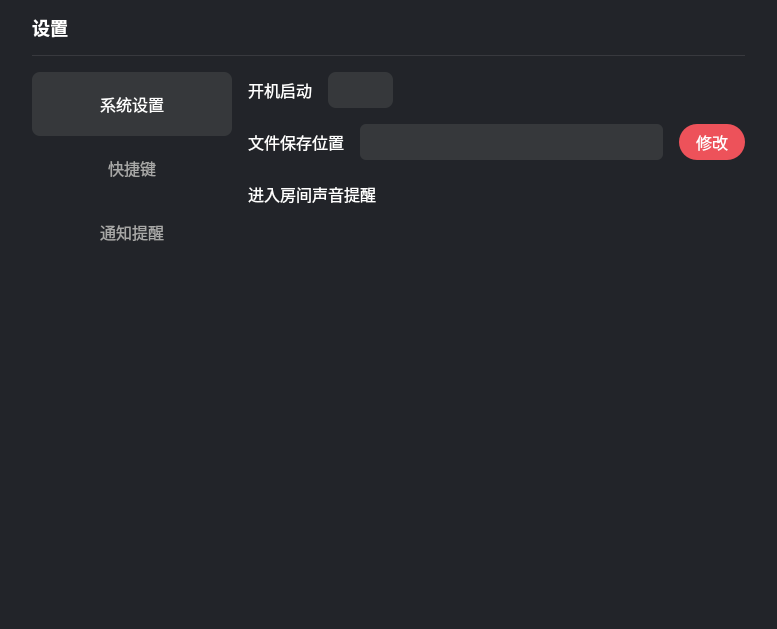
<?xml version="1.0" encoding="UTF-8"?>
<ui version="4.0">
 <class>SetTingPage</class>
 <widget class="QDialog" name="SetTingPage">
  <property name="geometry">
   <rect>
    <x>0</x>
    <y>0</y>
    <width>777</width>
    <height>629</height>
   </rect>
  </property>
  <property name="windowTitle">
   <string>Dialog</string>
  </property>
  <property name="styleSheet">
   <string notr="true">background: #222429;
border-radius: 12px;</string>
  </property>
  <layout class="QVBoxLayout" name="verticalLayout">
   <property name="spacing">
    <number>0</number>
   </property>
   <property name="leftMargin">
    <number>0</number>
   </property>
   <property name="topMargin">
    <number>0</number>
   </property>
   <property name="rightMargin">
    <number>0</number>
   </property>
   <property name="bottomMargin">
    <number>0</number>
   </property>
   <item>
    <widget class="QWidget" name="widget" native="true">
     <layout class="QVBoxLayout" name="verticalLayout_2">
      <property name="spacing">
       <number>16</number>
      </property>
      <property name="leftMargin">
       <number>32</number>
      </property>
      <property name="topMargin">
       <number>0</number>
      </property>
      <property name="rightMargin">
       <number>32</number>
      </property>
      <property name="bottomMargin">
       <number>0</number>
      </property>
      <item>
       <widget class="QWidget" name="widget_45" native="true">
        <property name="minimumSize">
         <size>
          <width>0</width>
          <height>56</height>
         </size>
        </property>
        <property name="maximumSize">
         <size>
          <width>16777215</width>
          <height>56</height>
         </size>
        </property>
        <property name="styleSheet">
         <string notr="true">QWidget
{
	border-top-right-radius: 20px;
border-bottom-right-radius: 0px;
border-top-left-radius: 20px;
border-bottom-left-radius: 0px;
    border-bottom: 1px solid rgba(255,255,255,0.1);
}


QPushButton {
     border:none;

font-family: &quot;微软雅黑&quot;;
font-weight: 500;
font-size: 18px;
color: rgba(255, 255, 255, 0.5);
line-height: 25px;   
}

QPushButton:checked {
   border:none;

font-family: &quot;微软雅黑&quot;;
font-weight: 500;
font-size: 18px;
color: #ffffff;
line-height: 25px;   
}

</string>
        </property>
        <layout class="QHBoxLayout" name="horizontalLayout_30">
         <property name="spacing">
          <number>24</number>
         </property>
         <property name="leftMargin">
          <number>0</number>
         </property>
         <property name="topMargin">
          <number>0</number>
         </property>
         <property name="rightMargin">
          <number>16</number>
         </property>
         <property name="bottomMargin">
          <number>1</number>
         </property>
         <item>
          <widget class="QPushButton" name="onlineBtn">
           <property name="text">
            <string>设置</string>
           </property>
           <property name="checkable">
            <bool>true</bool>
           </property>
           <property name="checked">
            <bool>true</bool>
           </property>
          </widget>
         </item>
         <item>
          <spacer name="horizontalSpacer_13">
           <property name="orientation">
            <enum>Qt::Horizontal</enum>
           </property>
           <property name="sizeHint" stdset="0">
            <size>
             <width>40</width>
             <height>20</height>
            </size>
           </property>
          </spacer>
         </item>
         <item>
          <widget class="QPushButton" name="closeBtn">
           <property name="minimumSize">
            <size>
             <width>24</width>
             <height>24</height>
            </size>
           </property>
           <property name="maximumSize">
            <size>
             <width>24</width>
             <height>24</height>
            </size>
           </property>
           <property name="styleSheet">
            <string notr="true">QPushButton{	
border:none;
}
QPushButton::hover{
border:none;
background:#3E3E3E;
}
QPushButton::checked {
border:none;
}

</string>
           </property>
           <property name="text">
            <string/>
           </property>
           <property name="icon">
            <iconset resource="../res.qrc">
             <normaloff>:/images/login_close_n.png</normaloff>:/images/login_close_n.png</iconset>
           </property>
           <property name="iconSize">
            <size>
             <width>28</width>
             <height>28</height>
            </size>
           </property>
          </widget>
         </item>
        </layout>
       </widget>
      </item>
      <item>
       <widget class="QWidget" name="widget_2" native="true">
        <layout class="QHBoxLayout" name="horizontalLayout">
         <property name="spacing">
          <number>16</number>
         </property>
         <property name="leftMargin">
          <number>0</number>
         </property>
         <property name="topMargin">
          <number>0</number>
         </property>
         <property name="rightMargin">
          <number>0</number>
         </property>
         <property name="bottomMargin">
          <number>0</number>
         </property>
         <item>
          <widget class="QWidget" name="widget_3" native="true">
           <property name="minimumSize">
            <size>
             <width>200</width>
             <height>0</height>
            </size>
           </property>
           <property name="styleSheet">
            <string notr="true">QPushButton {
border:none;
font-family: &quot;微软雅黑&quot;;
font-size: 16px;
color: #A8A8A7;
}

QPushButton:checked {
background: #36383B;
border-radius: 8px;
border:none;
font-family: &quot;微软雅黑&quot;;
font-size: 16px;
color: #ffffff;
}

QPushButton:hover {
background: #36383B;
border-radius: 8px;
border:none;
font-family: &quot;微软雅黑&quot;;
font-size: 16px;
color: #ffffff;
}
</string>
           </property>
           <layout class="QVBoxLayout" name="verticalLayout_3">
            <property name="spacing">
             <number>0</number>
            </property>
            <property name="leftMargin">
             <number>0</number>
            </property>
            <property name="topMargin">
             <number>0</number>
            </property>
            <property name="rightMargin">
             <number>0</number>
            </property>
            <property name="bottomMargin">
             <number>0</number>
            </property>
            <item>
             <widget class="QPushButton" name="button1_1">
              <property name="minimumSize">
               <size>
                <width>200</width>
                <height>64</height>
               </size>
              </property>
              <property name="text">
               <string>系统设置</string>
              </property>
              <property name="checkable">
               <bool>true</bool>
              </property>
              <property name="checked">
               <bool>true</bool>
              </property>
              <attribute name="buttonGroup">
               <string notr="true">buttonGroup</string>
              </attribute>
             </widget>
            </item>
            <item>
             <widget class="QPushButton" name="button1_3">
              <property name="minimumSize">
               <size>
                <width>200</width>
                <height>64</height>
               </size>
              </property>
              <property name="text">
               <string>快捷键</string>
              </property>
              <property name="checkable">
               <bool>true</bool>
              </property>
              <property name="checked">
               <bool>false</bool>
              </property>
              <attribute name="buttonGroup">
               <string notr="true">buttonGroup</string>
              </attribute>
             </widget>
            </item>
            <item>
             <widget class="QPushButton" name="button1_2">
              <property name="minimumSize">
               <size>
                <width>200</width>
                <height>64</height>
               </size>
              </property>
              <property name="text">
               <string>通知提醒</string>
              </property>
              <property name="checkable">
               <bool>true</bool>
              </property>
              <property name="checked">
               <bool>false</bool>
              </property>
              <attribute name="buttonGroup">
               <string notr="true">buttonGroup</string>
              </attribute>
             </widget>
            </item>
            <item>
             <spacer name="verticalSpacer">
              <property name="orientation">
               <enum>Qt::Vertical</enum>
              </property>
              <property name="sizeHint" stdset="0">
               <size>
                <width>20</width>
                <height>448</height>
               </size>
              </property>
             </spacer>
            </item>
           </layout>
          </widget>
         </item>
         <item>
          <widget class="QStackedWidget" name="stackedWidget">
           <widget class="QWidget" name="page">
            <layout class="QVBoxLayout" name="verticalLayout_4">
             <property name="spacing">
              <number>16</number>
             </property>
             <property name="leftMargin">
              <number>0</number>
             </property>
             <property name="topMargin">
              <number>0</number>
             </property>
             <property name="rightMargin">
              <number>0</number>
             </property>
             <property name="bottomMargin">
              <number>0</number>
             </property>
             <item>
              <widget class="QWidget" name="widget_4" native="true">
               <property name="minimumSize">
                <size>
                 <width>0</width>
                 <height>36</height>
                </size>
               </property>
               <property name="maximumSize">
                <size>
                 <width>16777215</width>
                 <height>36</height>
                </size>
               </property>
               <layout class="QHBoxLayout" name="horizontalLayout_2">
                <property name="spacing">
                 <number>16</number>
                </property>
                <property name="leftMargin">
                 <number>0</number>
                </property>
                <property name="topMargin">
                 <number>0</number>
                </property>
                <property name="rightMargin">
                 <number>20</number>
                </property>
                <property name="bottomMargin">
                 <number>0</number>
                </property>
                <item>
                 <widget class="QLabel" name="label">
                  <property name="styleSheet">
                   <string notr="true">font-family: &quot;微软雅黑&quot;;
font-size: 16px;
color: #ffffff;</string>
                  </property>
                  <property name="text">
                   <string>开机启动</string>
                  </property>
                 </widget>
                </item>
                <item>
                 <widget class="QPushButton" name="pushButton">
                  <property name="minimumSize">
                   <size>
                    <width>65</width>
                    <height>36</height>
                   </size>
                  </property>
                  <property name="maximumSize">
                   <size>
                    <width>65</width>
                    <height>36</height>
                   </size>
                  </property>
                  <property name="styleSheet">
                   <string notr="true">QPushButton {
border:none;
font-family: &quot;微软雅黑&quot;;
font-size: 16px;
color: #A8A8A7;
background-image: url(:/images/icon_关.png);
}

QPushButton:checked {
background: #36383B;
border-radius: 8px;
border:none;
font-family: &quot;微软雅黑&quot;;
font-size: 16px;
color: #ffffff;
background-image: url(:/images/icon_开.png);
}</string>
                  </property>
                  <property name="text">
                   <string/>
                  </property>
                  <property name="checkable">
                   <bool>true</bool>
                  </property>
                  <property name="checked">
                   <bool>true</bool>
                  </property>
                 </widget>
                </item>
                <item>
                 <spacer name="horizontalSpacer">
                  <property name="orientation">
                   <enum>Qt::Horizontal</enum>
                  </property>
                  <property name="sizeHint" stdset="0">
                   <size>
                    <width>40</width>
                    <height>20</height>
                   </size>
                  </property>
                 </spacer>
                </item>
               </layout>
              </widget>
             </item>
             <item>
              <widget class="QWidget" name="widget_5" native="true">
               <property name="minimumSize">
                <size>
                 <width>0</width>
                 <height>36</height>
                </size>
               </property>
               <property name="maximumSize">
                <size>
                 <width>16777215</width>
                 <height>36</height>
                </size>
               </property>
               <layout class="QHBoxLayout" name="horizontalLayout_3">
                <property name="spacing">
                 <number>16</number>
                </property>
                <property name="leftMargin">
                 <number>0</number>
                </property>
                <property name="topMargin">
                 <number>0</number>
                </property>
                <property name="rightMargin">
                 <number>0</number>
                </property>
                <property name="bottomMargin">
                 <number>0</number>
                </property>
                <item>
                 <widget class="QLabel" name="label_2">
                  <property name="styleSheet">
                   <string notr="true">font-family: &quot;微软雅黑&quot;;
font-size: 16px;
color: #ffffff;</string>
                  </property>
                  <property name="text">
                   <string>文件保存位置</string>
                  </property>
                 </widget>
                </item>
                <item>
                 <widget class="QLabel" name="directory">
                  <property name="minimumSize">
                   <size>
                    <width>303</width>
                    <height>36</height>
                   </size>
                  </property>
                  <property name="styleSheet">
                   <string notr="true">background: #36383B;
border-radius: 6px;
font-family: &quot;微软雅黑&quot;;
font-size: 16px;
color: #ffffff;
padding-left: 12px;</string>
                  </property>
                  <property name="text">
                   <string/>
                  </property>
                 </widget>
                </item>
                <item>
                 <widget class="QPushButton" name="pushButton_2">
                  <property name="minimumSize">
                   <size>
                    <width>66</width>
                    <height>36</height>
                   </size>
                  </property>
                  <property name="maximumSize">
                   <size>
                    <width>66</width>
                    <height>36</height>
                   </size>
                  </property>
                  <property name="styleSheet">
                   <string notr="true">background: #ED525A;
border-radius: 18px;
font-family: &quot;微软雅黑&quot;;
font-size: 16px;
color: #ffffff;</string>
                  </property>
                  <property name="text">
                   <string>修改</string>
                  </property>
                 </widget>
                </item>
               </layout>
              </widget>
             </item>
             <item>
              <widget class="QWidget" name="widget_6" native="true">
               <property name="minimumSize">
                <size>
                 <width>0</width>
                 <height>36</height>
                </size>
               </property>
               <property name="maximumSize">
                <size>
                 <width>16777215</width>
                 <height>36</height>
                </size>
               </property>
               <layout class="QHBoxLayout" name="horizontalLayout_4">
                <property name="spacing">
                 <number>16</number>
                </property>
                <property name="leftMargin">
                 <number>0</number>
                </property>
                <property name="topMargin">
                 <number>0</number>
                </property>
                <property name="rightMargin">
                 <number>20</number>
                </property>
                <property name="bottomMargin">
                 <number>0</number>
                </property>
                <item>
                 <widget class="QLabel" name="label_3">
                  <property name="styleSheet">
                   <string notr="true">font-family: &quot;微软雅黑&quot;;
font-size: 16px;
color: #ffffff;</string>
                  </property>
                  <property name="text">
                   <string>进入房间声音提醒</string>
                  </property>
                 </widget>
                </item>
                <item>
                 <widget class="QPushButton" name="audioMsg">
                  <property name="minimumSize">
                   <size>
                    <width>65</width>
                    <height>36</height>
                   </size>
                  </property>
                  <property name="maximumSize">
                   <size>
                    <width>65</width>
                    <height>36</height>
                   </size>
                  </property>
                  <property name="styleSheet">
                   <string notr="true">QPushButton {
border:none;
font-family: &quot;微软雅黑&quot;;
font-size: 16px;
color: #A8A8A7;
background-image: url(:/images/icon_关.png);
}

QPushButton:checked {
background: #36383B;
border-radius: 8px;
border:none;
font-family: &quot;微软雅黑&quot;;
font-size: 16px;
color: #ffffff;
background-image: url(:/images/icon_开.png);
}</string>
                  </property>
                  <property name="text">
                   <string/>
                  </property>
                  <property name="checkable">
                   <bool>true</bool>
                  </property>
                 </widget>
                </item>
                <item>
                 <spacer name="horizontalSpacer_3">
                  <property name="orientation">
                   <enum>Qt::Horizontal</enum>
                  </property>
                  <property name="sizeHint" stdset="0">
                   <size>
                    <width>40</width>
                    <height>20</height>
                   </size>
                  </property>
                 </spacer>
                </item>
               </layout>
              </widget>
             </item>
             <item>
              <spacer name="verticalSpacer_2">
               <property name="orientation">
                <enum>Qt::Vertical</enum>
               </property>
               <property name="sizeHint" stdset="0">
                <size>
                 <width>20</width>
                 <height>398</height>
                </size>
               </property>
              </spacer>
             </item>
            </layout>
           </widget>
           <widget class="QWidget" name="page_2"/>
          </widget>
         </item>
        </layout>
       </widget>
      </item>
     </layout>
    </widget>
   </item>
  </layout>
 </widget>
 <resources>
  <include location="../res.qrc"/>
 </resources>
 <connections/>
 <buttongroups>
  <buttongroup name="buttonGroup"/>
 </buttongroups>
</ui>
